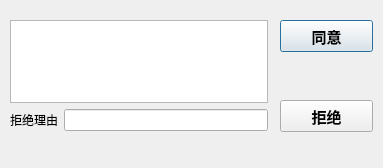
<?xml version="1.0" encoding="UTF-8"?>
<ui version="4.0">
 <class>Request</class>
 <widget class="QDialog" name="Request">
  <property name="geometry">
   <rect>
    <x>0</x>
    <y>0</y>
    <width>383</width>
    <height>168</height>
   </rect>
  </property>
  <property name="windowTitle">
   <string>Dialog</string>
  </property>
  <widget class="QPushButton" name="YesButton">
   <property name="geometry">
    <rect>
     <x>280</x>
     <y>20</y>
     <width>93</width>
     <height>32</height>
    </rect>
   </property>
   <property name="font">
    <font>
     <pointsize>11</pointsize>
     <bold>true</bold>
    </font>
   </property>
   <property name="text">
    <string>同意</string>
   </property>
  </widget>
  <widget class="QPushButton" name="NoButton">
   <property name="geometry">
    <rect>
     <x>280</x>
     <y>100</y>
     <width>93</width>
     <height>32</height>
    </rect>
   </property>
   <property name="font">
    <font>
     <pointsize>11</pointsize>
     <bold>true</bold>
    </font>
   </property>
   <property name="text">
    <string>拒绝</string>
   </property>
  </widget>
  <widget class="QWidget" name="layoutWidget">
   <property name="geometry">
    <rect>
     <x>10</x>
     <y>20</y>
     <width>258</width>
     <height>111</height>
    </rect>
   </property>
   <layout class="QVBoxLayout" name="verticalLayout">
    <item>
     <widget class="QTextBrowser" name="PlayerInformation">
      <property name="font">
       <font>
        <pointsize>18</pointsize>
       </font>
      </property>
     </widget>
    </item>
    <item>
     <layout class="QHBoxLayout" name="horizontalLayout">
      <item>
       <widget class="QLabel" name="label">
        <property name="text">
         <string>拒绝理由</string>
        </property>
       </widget>
      </item>
      <item>
       <widget class="QLineEdit" name="RejectEdit">
        <property name="text">
         <string/>
        </property>
       </widget>
      </item>
     </layout>
    </item>
   </layout>
  </widget>
 </widget>
 <resources/>
 <connections>
  <connection>
   <sender>YesButton</sender>
   <signal>clicked()</signal>
   <receiver>Request</receiver>
   <slot>hide()</slot>
   <hints>
    <hint type="sourcelabel">
     <x>307</x>
     <y>26</y>
    </hint>
    <hint type="destinationlabel">
     <x>191</x>
     <y>50</y>
    </hint>
   </hints>
  </connection>
  <connection>
   <sender>NoButton</sender>
   <signal>clicked()</signal>
   <receiver>Request</receiver>
   <slot>hide()</slot>
   <hints>
    <hint type="sourcelabel">
     <x>307</x>
     <y>65</y>
    </hint>
    <hint type="destinationlabel">
     <x>191</x>
     <y>50</y>
    </hint>
   </hints>
  </connection>
 </connections>
</ui>
